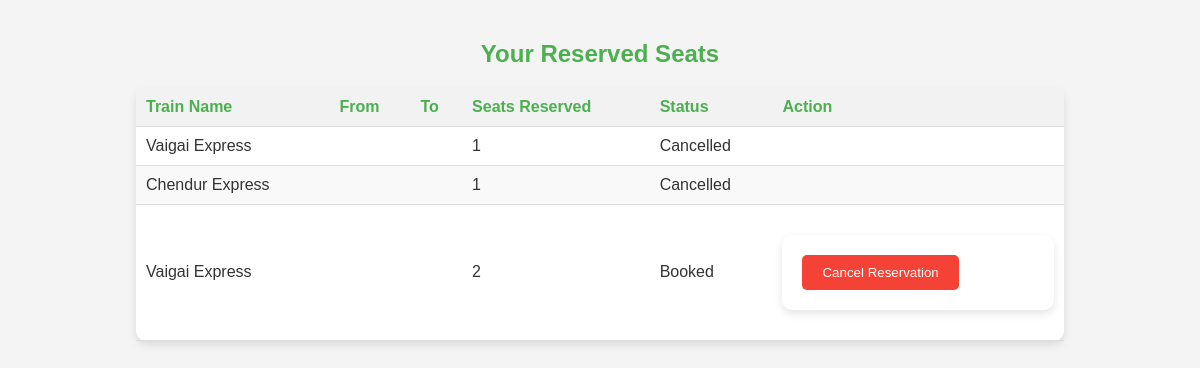
The page /reserved_seats (signed in) on the database its author committed.
### tables this page shows
CREATE TABLE book (
            book_id INTEGER PRIMARY KEY AUTOINCREMENT,
            user_id INTEGER,
            train_id INTEGER,
            status TEXT ,
            no_of_seats INTEGER NOT NULL,
            total_amount INTEGER NOT NULL,
            FOREIGN KEY(user_id) REFERENCES user(user_id),
            FOREIGN KEY(train_id) REFERENCES train(train_id)
        );

CREATE TABLE train (
            train_id INTEGER PRIMARY KEY AUTOINCREMENT,
            name TEXT NOT NULL,
            from_station TEXT NOT NULL,
            to_station TEXT NOT NULL,
            depart_time TEXT NOT NULL,
            available_seats INTEGER NOT NULL,
            amount_per_seat INTEGER NOT NULL
        );

### app.py (the view)
@app.route('/reserved_seats')
def reserved_seats():
    if 'user_id' not in session:
        return redirect(url_for('login'))  # Ensure user is logged in
    user_id = session['user_id']
    conn = get_db_connection()
    reservations = conn.execute('''
        SELECT b.book_id, b.train_id, b.no_of_seats, b.status, t.name as train_name, t.from_station, t.to_station
        FROM book b
        JOIN train t ON b.train_id = t.train_id
        WHERE b.user_id = ?
    ''', (user_id,)).fetchall()
    conn.close()
    return render_template('reserved_seats.html', reservations=reservations)

### app.py (called while the page is built)
def get_db_connection():
    conn = sqlite3.connect('railway.db')
    conn.row_factory = sqlite3.Row  # This will allow us to access columns by name
    return conn

### templates/reserved_seats.html (shortened to what this page needs)
<!DOCTYPE html>
<html lang="en">
<head>
    <link rel="stylesheet" href="{{ url_for('static', filename='style.css') }}">
</head>
<body>
    <h2>Your Reserved Seats</h2>
    {% if reservations %}
        <table>
            <thead>
                <tr>
                    <th>Train Name</th>
                    <th>From</th>
                    <th>To</th>
                    <th>Seats Reserved</th>
                    <th>Status</th>
                    <th>Action</th>
                </tr>
            </thead>
            <tbody>
                {% for reservation in reservations %}
                    <tr>
                        <td>{{ reservation.train_name }}</td>
                        <td>{{ reservation.from }}</td>
                        <td>{{ reservation.to }}</td>
                        <td>{{ reservation.no_of_seats }}</td>
                        <td>{{ reservation.status }}</td>
                        <td>    {% if reservation.status !='Cancelled'%}
                                <form action="{{ url_for('cancel_reservation', booking_id=reservation.book_id) }}" method="POST">
                                    <button type="submit">Cancel Reservation</button>
                                </form>
                                {% endif %}
                        </td>
                    </tr>
                {% endfor %}
            </tbody>
        </table>
    {% else %}
        <p>You have no reservations.</p>
    {% endif %}
</body>
</html>

### static/style.css (style rules this page uses)
body { font-family: Arial, sans-serif; background-color: #f4f4f4; color: #333; margin: 0; padding: 20px; text-align: center; }
h1, h2, h3 { color: #4CAF50; }
button[type="submit"] { padding: 10px 20px; background-color: #f44336; color: white; border: none; border-radius: 5px; cursor: pointer; transition: background-color 0.3s ease; }
table { width: 80%; margin: 20px auto; border-collapse: collapse; background-color: #fff; border-radius: 10px; box-shadow: 0 4px 8px rgba(0, 0, 0, 0.1); }
th, td { padding: 10px; text-align: left; border-bottom: 1px solid #ddd; }
th { background-color: #f2f2f2; color: #4CAF50; }
tr:nth-child(even) { background-color: #f9f9f9; }
form { margin: 20px auto; max-width: 500px; background-color: #fff; padding: 20px; border-radius: 10px; box-shadow: 0 4px 8px rgba(0, 0, 0, 0.1); }
h2 { color: #4CAF50; }

### rows shown on the page
book: train_name "Vaigai Express", no_of_seats "1", status "Cancelled"
book: train_name "Chendur Express", no_of_seats "1", status "Cancelled"
book: train_name "Vaigai Express", no_of_seats "2", status "Booked"
